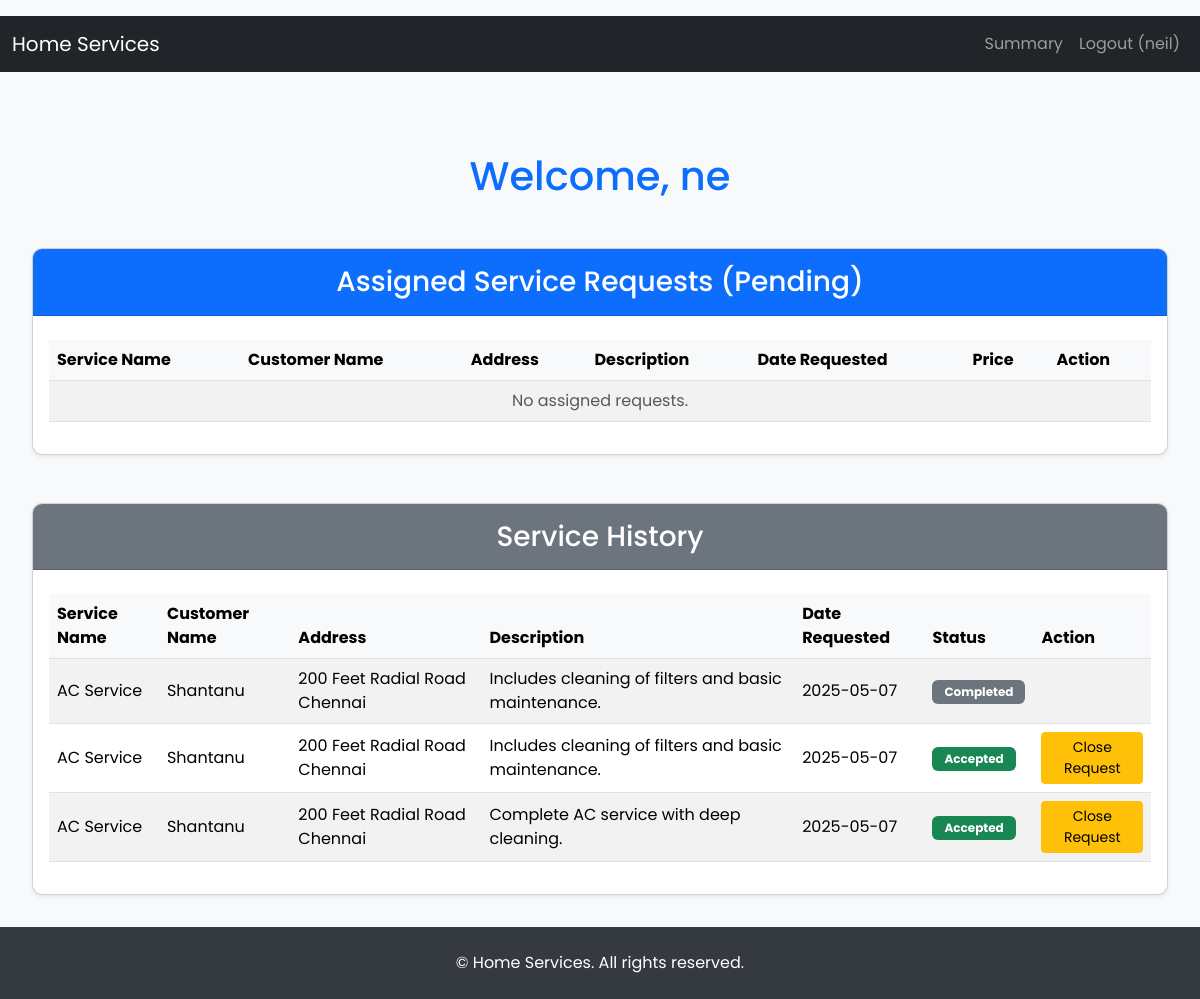
/professional/dashboard (signed in), run on the app's committed database.
### applications/model.py (models this page shows)
class Professional(db.Model):
    __tablename__ = 'professionals'
    id = db.Column(db.Integer, primary_key=True)
    name = db.Column(db.String(100), nullable=False)
    service = db.Column(db.String(100), nullable=False)  # Type of service provided
    work_experience = db.Column(db.String(100), nullable=False)
    email = db.Column(db.String(100), nullable=False)
    username = db.Column(db.String(50), unique=True, nullable=False)
    password = db.Column(db.String(200), nullable=False)
    id_proof = db.Column(db.String(200), nullable=True)
    is_approved = db.Column(db.Boolean, default=False)
    user_id = db.Column(db.Integer, db.ForeignKey('users.id'))
    assignments = db.relationship("Assignment", backref="professional")

class ServiceRequest(db.Model):
    __tablename__ = 'service_requests'
    id = db.Column(db.Integer, primary_key=True)
    service_type = db.Column(db.String(100), nullable=False)  # Type of service requested
    description = db.Column(db.String(500), nullable=True)
    status = db.Column(db.String(50), default='Pending')  # Status of the request (e.g., Pending, Assigned, Completed)
    request_date = db.Column(db.DateTime, nullable=False)
    professional_id = db.Column(db.Integer, db.ForeignKey('professionals.id'))
    customer_id = db.Column(db.Integer, db.ForeignKey('customers.id'))
    professional = db.relationship('Professional', backref='service_requests')
    price = db.Column(db.Float, nullable=False)  # Price of the service

class Customer(db.Model):
    __tablename__ = 'customers'
    id = db.Column(db.Integer, primary_key=True)
    name = db.Column(db.String(100), nullable=False)
    username = db.Column(db.String(50), unique=True, nullable=False)
    password = db.Column(db.String(200), nullable=False)
    email = db.Column(db.String(100), unique=True, nullable=False)
    address = db.Column(db.String(200), nullable=False)
    pincode = db.Column(db.String(10), nullable=False)
    user_id = db.Column(db.Integer, db.ForeignKey('users.id'))
    service_requests = db.relationship("ServiceRequest", backref="customer")

### main.py (the view, shortened to what this page needs)
@app.route('/professional/dashboard')
def professional_dashboard():
    professional_id = session.get('professional_id')
    if professional_id is None:
        flash('You need to be logged in to access the dashboard.', 'danger')
        return redirect(url_for('login_page'))
    professional = Professional.query.get(professional_id)
    if professional is None:
        flash('Professional not found.', 'danger')
        return redirect(url_for('login_page'))
    assigned_rows = (
        ServiceRequest.query
        .filter(ServiceRequest.professional_id.is_(None), ServiceRequest.status == 'Pending')
        .filter(ServiceRequest.service_type == professional.service)
        .join(Customer)
        .add_columns(
            ServiceRequest.id.label('request_id'),
            ServiceRequest.request_date,
            ServiceRequest.price,
            ServiceRequest.description,
            Customer.name.label('customer_name')
        ).all()
    )
    assigned_requests = []
    service_history = ServiceRequest.query.filter(ServiceRequest.professional_id == professional.id).filter(ServiceRequest.status != 'Pending').all()
    return render_template('pdboard.html',
                           professional=professional,
                           assigned_requests=assigned_requests,
                           service_history=service_history,
                           services=services,
                           packages=packages
                           )  # Pass price to the template

### templates/pdboard.html (shortened to what this page needs)
{% extends 'base.html' %}
{% block content %}
<div class="container mt-5">
    <h1 class="text-center mb-5 text-primary">Welcome, {{ professional.name }}</h1>
    <div class="card shadow-sm mb-5">
        <div class="card-header bg-primary text-white">
            <h3 class="text-center mb-0">Assigned Service Requests (Pending)</h3>
        </div>
        <div class="card-body table-responsive">
            <table class="table table-hover table-striped mt-2">
                <thead class="thead-dark">
                    <tr>
                        <th>Service Name</th>
                        <th>Customer Name</th>
                        <th>Address</th>
                        <th>Description</th>
                        <th>Date Requested</th>
                        <th>Price</th>
                        <th>Action</th>
                    </tr>
                </thead>
                <tbody>
                    {% for request in assigned_requests %}
                    <tr>
                        <td class="align-middle">{{ professional.service }}</td>
                        <td class="align-middle">{{ request.customer_name }}</td>
                        <td class="align-middle">Not Available</td>
                        <td class="align-middle">{{ request.description }}</td>
                        <td class="align-middle">{{ request.request_date.strftime('%Y-%m-%d') }}</td>
                        <td class="align-middle">₹{{ request.price }}</td>
                        <td>
                            <form action="{{ url_for('accept_or_reject_request', request_id=request.id) }}" method="POST" class="d-flex gap-2">
                                <button type="submit" name="action" value="accept" class="btn btn-success btn-sm">Accept</button>
                                <button type="submit" name="action" value="reject" class="btn btn-danger btn-sm">Reject</button>
                            </form>
                        </td>
                    </tr>
                    {% else %}
                    <tr>
                        <td colspan="8" class="text-center text-muted">No assigned requests.</td>
                    </tr>
                    {% endfor %}
                </tbody>
            </table>
        </div>
    </div>
    <div class="card shadow-sm">
        <div class="card-header bg-secondary text-white">
            <h3 class="text-center mb-0">Service History</h3>
        </div>
        <div class="card-body table-responsive">
            <table class="table table-hover table-striped mt-2">
                <thead class="thead-dark">
                    <tr>
                        <th>Service Name</th>
                        <th>Customer Name</th>
                        <th>Address</th>
                        <th>Description</th>
                        <th>Date Requested</th>
                        <th>Status</th>
                        <th>Action</th>
                    </tr>
                </thead>
                <tbody>
                    {% for request in service_history %}
                    <tr>
                        <td class="align-middle">{{ request.service_type }}</td>
                        <td class="align-middle">{{ request.customer.name }}</td>
                        <td class="align-middle">{{ request.customer.address }}</td>
                        <td class="align-middle">{{ request.description }}</td>
                        <td class="align-middle">{{ request.request_date.strftime('%Y-%m-%d') }}</td>
                        <td class="align-middle">
                            <span class="badge {% if request.status == 'Accepted' %}bg-success{% else %}bg-secondary{% endif %}">
                                {{ request.status }}
                            </span>
                        </td>
                        <td>
                            {% if request.status == 'Accepted' %}
                            <form action="{{ url_for('close_request', request_id=request.id) }}" method="POST">
                                <button type="submit" class="btn btn-warning btn-sm">Close Request</button>
                            </form>
                            {% endif %}
                        </td>
                    </tr>
                    {% else %}
                    <tr>
                        <td colspan="8" class="text-center text-muted">No service history available.</td>
                    </tr>
                    {% endfor %}
                </tbody>
            </table>
        </div>
    </div>
</div>
{% endblock %}

### templates/navigation.html (shortened to what this page needs)
<nav class="navbar navbar-expand-lg navbar-dark bg-dark">
    <div class="container-fluid">
        <a class="navbar-brand" href="/">Home Services</a>
        <div class="collapse navbar-collapse" id="navbarNav">
            <ul class="navbar-nav ms-auto">
                {% if session.get('user_id') is none %}
                    <li class="nav-item">
                        <a class="nav-link" href="/">Home</a>
                    </li>
                    <li class="nav-item">
                        <a class="nav-link" href="{{ url_for('login_page') }}">Login</a>
                    </li>
                    <li class="nav-item">
                        <a class="nav-link" href="{{ url_for('register_page') }}">Register</a>
                    </li>
                {% else %}
                    <li class="nav-item">
                        <a class="nav-link" href="{{ url_for('summary') }}">Summary</a>
                    </li>
                    <li class="nav-item">
                        <a class="nav-link" href="{{ url_for('logout') }}">Logout ({{ session.get('username', '') }})</a>
                    </li>
                {% endif %}
            </ul>
        </div>
    </div>
</nav>

### templates/base.html (style rules this page uses)
body { font-family: 'Poppins', sans-serif; background-color: #f8f9fa; min-height: 100vh; display: flex; flex-direction: column; }
.container { max-width: 1200px; margin: 0 auto; padding: 0 1rem; }

### templates/pdboard.html (style rules this page uses)
.card { border-radius: 10px; overflow: hidden; }
.card-header { padding: 1rem; }
.table th { background-color: #f8f9fa; }
.badge { padding: 0.5em 1em; }

### data on the page
Professional: get "neil", name "ne"
ServiceRequest: service_type "AC Service", customer.name "Shantanu", customer.address "200 Feet Radial Road Chennai", description "Includes cleaning of filters and basic maintenance.", request_date "2025-05-07", status "Completed"
ServiceRequest: service_type "AC Service", customer.name "Shantanu", customer.address "200 Feet Radial Road Chennai", description "Includes cleaning of filters and basic maintenance.", request_date "2025-05-07", status "Accepted"
ServiceRequest: service_type "AC Service", customer.name "Shantanu", customer.address "200 Feet Radial Road Chennai", description "Complete AC service with deep cleaning.", request_date "2025-05-07", status "Accepted"
